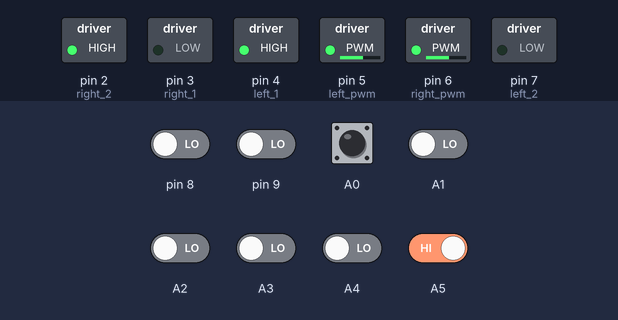
This sketch was run on a simulated Arduino Uno, built with avr-gcc and run on an emulated ATmega328P. Shown: switched loads named in the sketch (green lamp = pin HIGH). The test bench sets the inputs (shaded band); at power-on: A0, A5 HIGH, A1–4, pin 8, pin 9 LOW.

Above: at 1.2 s.
1.3 s: pin 8 driven HIGH
At 1.6 s:
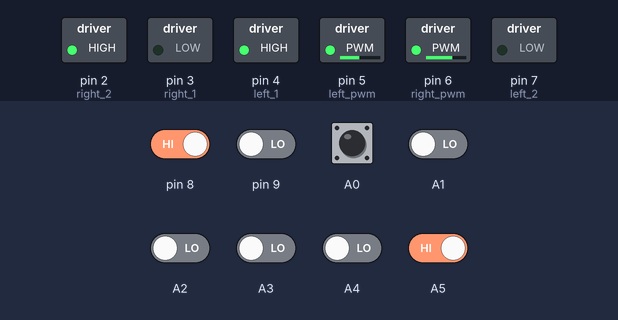
2.8 s: pin 9 driven HIGH
At 3.9 s:
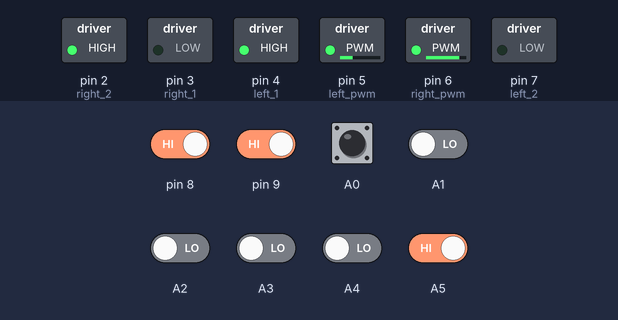
4.3 s: A3 driven HIGH
At 5.0 s:
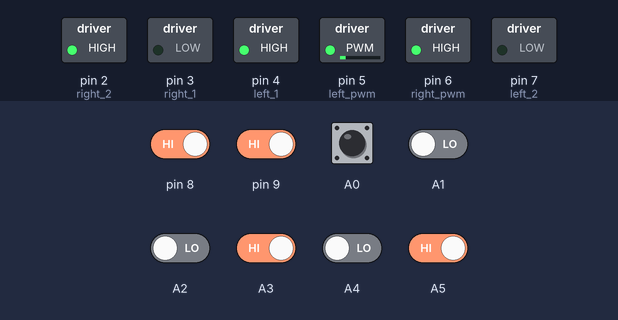
5.8 s: A4 driven HIGH
At 6.2 s:
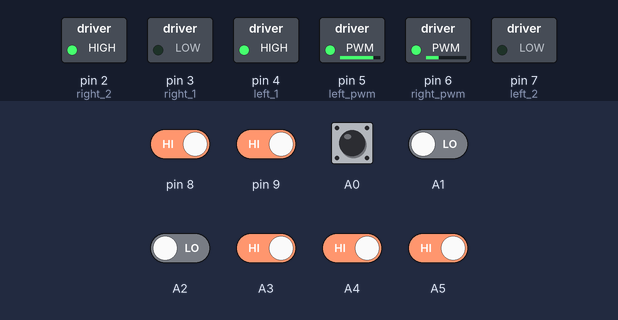
7.3 s: A2 driven HIGH
At 8.5 s:
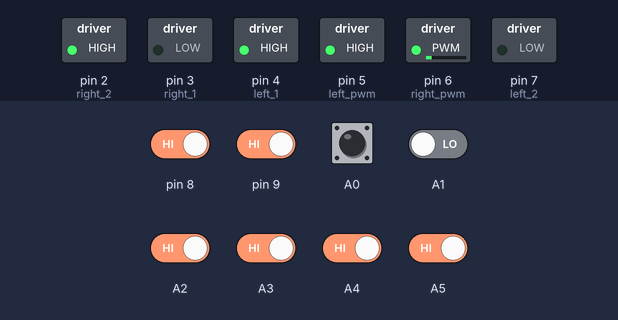
8.8 s: A5 driven LOW
At 9.7 s:
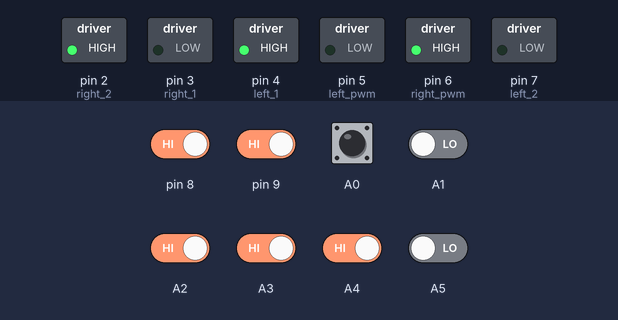
Timing chart, 0 to 11.3 s (numbered marks = the images above; inputs shaded):
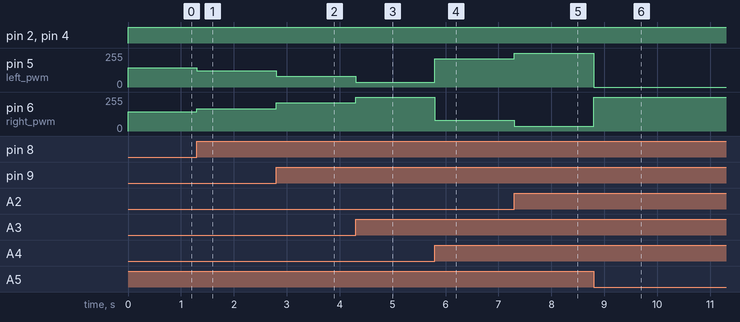

The sketch:

sketch_subhanil.ino
```cpp
#define left_pwm 5
#define right_pwm 6
#define left_1 4
#define left_2 7
#define right_1 3
#define right_2 2
//#define front_sens 6
//#define left_sens 11
int left1;
int left2;
int left3;
int left4;
int right1;
int right2;
int right3;
int right4;
int lc=0;
int sc=1;
float Kp=44, Kd=40;
float error=0, P=0, D=0, PID_value=0;
float initial_motor_speed_l=145;
float initial_motor_speed_r=145;
float left_motor_speed=0, right_motor_speed=0;
float previous_error=0;
int left=0;
int right=0;
void setup()
{
  //
  pinMode(A0,INPUT);
  pinMode(A1,INPUT);
  pinMode(A2,INPUT);
  pinMode(A3,INPUT);
  pinMode(A4,INPUT);
  pinMode(A5,INPUT);
  pinMode(8,INPUT);
  pinMode(9,INPUT);

  //
  pinMode(2,OUTPUT);
  pinMode(3,OUTPUT);
  pinMode(4,OUTPUT);
  pinMode(5,OUTPUT);
  pinMode(6,OUTPUT);
  pinMode(7,OUTPUT);

}
void loop()
{
     line_follow();

}
void pid()
{
    if((left1==lc)&&(right1==lc))
   {
	error=0;
   }
   else if(right1==lc)
   {
	error=0.5;
   }
   else if((right1==lc)&&(right2==lc))
   {
	error=1;
   }
   else if(right2==lc)
   {
	error=1.5;
   }
   else if((right2==lc)&&(right3==lc))
   {
	error=2;
   }
   else if(right3==lc)
   {
	error=2.5;
   }
   else if((right3==lc)&&(right4==lc))
   {
	error=3;
   }
   else if(right4==lc)
   {
	error=3.5;
   }
   else if(left1==lc)
   {
	error=-0.5;
   }
   else if((left1==lc)&&(left2==lc))
   {
	error=-1;
   }
   else if(left2==lc)
   {
	error=-1.5;
   }
   else if((left2==lc)&&(left3==lc))
   {
	error=-2;
   }
   else if(left3==lc)
   {
	error=-2.5;
   }
   else if((left3==lc)&&(left4==lc))
   {
	error=-3;
   }
   else if(left4==lc)
   {
	error=-3.5;
   }

   P = error;
   D = previous_error-error;
   PID_value = (Kp*P) + (Kd*D);
   previous_error=error;
   left_motor_speed = initial_motor_speed_l-PID_value;
   right_motor_speed = initial_motor_speed_r+PID_value;
   if(left_motor_speed>=255)
   {
	left_motor_speed=255;
   }
   if(left_motor_speed<=0)
   {
	left_motor_speed=0;
   }
   if(right_motor_speed>=255)
   {
    right_motor_speed=255;
   }
   if(right_motor_speed<=0)
   {
    right_motor_speed=0;
   }
   analogWrite(left_pwm, left_motor_speed);
   analogWrite(right_pwm, right_motor_speed);
   digitalWrite(left_1,HIGH);
   digitalWrite(left_2,LOW);
   digitalWrite(right_1,LOW);
   digitalWrite(right_2,HIGH);
}
void line_follow()
{
    left4=digitalRead(A0);
    left3=digitalRead(A1);
    left2=digitalRead(A2);
    left1=digitalRead(8);
    right1=digitalRead(9);
    right2=digitalRead(A3);
    right3=digitalRead(A4);
    right4=digitalRead(A5);
    if(left4==0)
    {
     left=0;
    }
    if(right4==0)
    {
     right=0;
    }
    if((left4!=0)&&(left3!=0)&&(left2!=0)&&(left1!=0)&&(right1!=0)&&(right2!=0)&&(right3!=0)&&(right4!=0))
    {
      if((left>900)&&(right<900))
      {
          left1=digitalRead(8);
       right1=digitalRead(9);
      while((right1!=0)&&(left1!=0))
	  {
	    right_turn();
	    left1=digitalRead(8);
             right1=digitalRead(9);
          }

      }
      else if((left<900)&&(right>900))
      {
	    left1=digitalRead(8);
           right1=digitalRead(9);

            while((left1!=0)&&(right1!=0))
	    {
	     left_turn();
	     left1=digitalRead(8);
          right1=digitalRead(9);
       }

       }
       /*else if((left<200)&&(right<200))
       {
            left1=digitalRead(8);
    right1=digitalRead(9);
    while((left1!=0)&&(right1!=0))
	    {
	     brake();
	     left1=digitalRead(8);
    right1=digitalRead(9);
    }
       }
       */

     }
     pid();
     left=left+1;
     right=right+1;
     if(left>20000)
     {
       left=1000;
     }
     if(right>20000)
     {
       right=1000;
     }

}
void left_turn()
{
   analogWrite(left_pwm, 140);
   analogWrite(right_pwm, 140);
   digitalWrite(left_1,HIGH);
   digitalWrite(left_2,LOW);
   digitalWrite(right_1,HIGH);
   digitalWrite(right_2,LOW);
}
void right_turn()
{
   analogWrite(left_pwm, 140);
   analogWrite(right_pwm, 140);
   digitalWrite(left_1,LOW);
   digitalWrite(left_2,HIGH);
   digitalWrite(right_1,LOW);
   digitalWrite(right_2,HIGH);
}
void brake()
{
   analogWrite(left_pwm, 0);
   analogWrite(right_pwm, 0);
   digitalWrite(left_1,HIGH);
   digitalWrite(left_2,HIGH);
   digitalWrite(right_1,HIGH);
   digitalWrite(right_2,HIGH);
}
void forward()
{
  analogWrite(left_pwm, 85);
   analogWrite(right_pwm, 85);
   digitalWrite(left_1,HIGH);
   digitalWrite(left_2,LOW);
   digitalWrite(right_1,LOW);
   digitalWrite(right_2,HIGH);
}
```

Measured:
- after the input at 1.3 s, pin 5 (left_pwm): 145/255 → 123/255 at once; pin 6 (right_pwm): 145/255 → 167/255 at once
- after the input at 2.8 s, pin 5 (left_pwm): 123/255 → 79/255 at once; pin 6 (right_pwm): 167/255 → 211/255 at once
- after the input at 4.3 s, pin 5 (left_pwm): 79/255 → 35/255 at once; pin 6 (right_pwm): 211/255 → 255/255 at once
- after the input at 5.8 s, pin 5 (left_pwm): 35/255 → 211/255 at once; pin 6 (right_pwm): 255/255 → 79/255 at once
- after the input at 7.3 s, pin 5 (left_pwm): 211/255 → 255/255 at once; pin 6 (right_pwm): 79/255 → 35/255 at once
- after the input at 8.8 s, pin 5 (left_pwm): 255/255 → 0/255 at once; pin 6 (right_pwm): 35/255 → 255/255 at once
